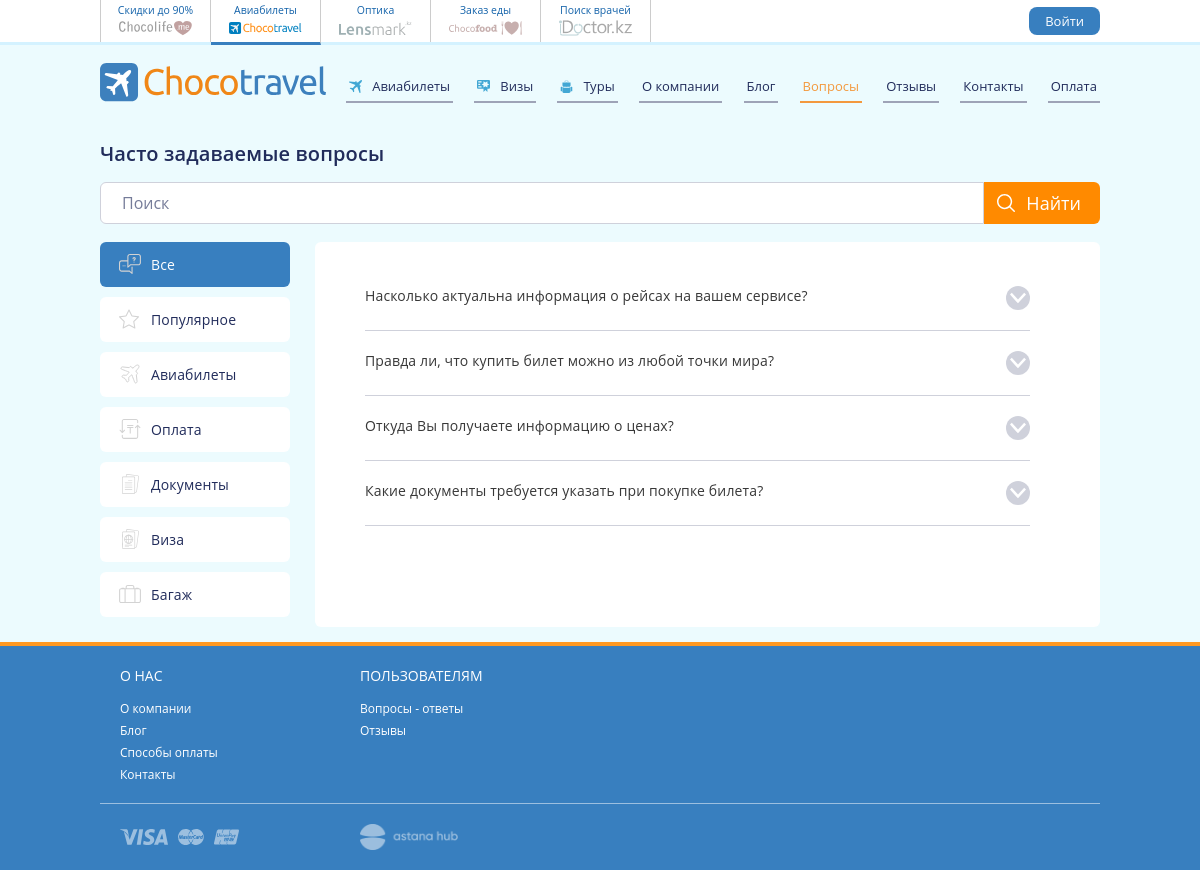
The app's page /faq.php with its own data.
### tables this page shows
CREATE TABLE `faq` (
  `id` int(11) NOT NULL,
  `question` text NOT NULL,
  `answer` text NOT NULL,
  `tag_id` int(11) NOT NULL
);

### faq.php (the view, shortened to what this page needs)
<?php
function createAccordion($question, $answer, $tag_name) {
    echo "<div class='accordion $tag_name'>
        <div class='accordion__header'>
            <div class='accordion__header_title'>$question</div>
            <img class='accordion__header_btn' src='images/utils/accordion_arrow.svg' alt='Arrow image'>
        </div>
        <div class='accordion__body'>$answer</div>
    </div>";
}
?>
<!DOCTYPE html>
<html lang="en">
<head>
    <link rel="stylesheet" href="styles/global.css">
    <link rel="stylesheet" href="styles/faq.css">
</head>
<body>
    <header class="header">
        <div class="header__inner">
            <div class="header__companies">
                <a class="company" target="_blank" rel="nofollow" href="https://chocolife.me/?utm_source=chocotravel.com&utm_medium=plashka">
                    <div class="company_container">
                        <div class="company__title">Скидки до 90%</div>
                        <img class="company__image" src="images/site/chocolife.svg" alt="Chocolife logo">
                    </div>
                </a>
                <div class="company header__company--active" rel="nofollow" href="">
                    <div class="company_container">
                        <div class="company__title">Авиабилеты</div>
                        <img class="company__image" src="images/site/chocotravel-small.svg" alt="Chocotavel logo" style="opacity: 1; filter: none">
                    </div>
                </div>
                <a class="company" target="_blank" rel="nofollow" href="http://lensmark.kz/?utm_source=chocotravel.com&utm_medium=plashka">
                    <div class="company_container">
                        <div class="company__title">Оптика</div>
                        <img class="company__image" src="images/site/lensmark.svg" alt="Lensmark logo">
                    </div>
                </a>
                <a class="company" target="_blank" rel="nofollow" href="http://chocofood.kz/?utm_source=chocotravel.com&utm_medium=plashka">
                    <div class="company_container">
                        <div class="company__title">Заказ еды</div>
                        <img class="company__image" src="images/site/chocofood.svg" alt="Chocofood logo">
                    </div>
                </a>
                <a class="company" target="_blank" rel="nofollow" href="http://idoctor.kz/?utm_source=chocotravel&utm_medium=plashka">
                    <div class="company_container">
                        <div class="company__title">Поиск врачей</div>
                        <img class="company__image" src="images/site/idoctor.svg" alt="Idoctor logo">
                    </div>
                </a>
            </div>
            <?php include('php/shayakhmet/login_header.php');?>
        </div>
    </header>
    <div class="wrapper">
        <nav class="nav">
            <div class="nav__logo">
                <img src="images/site/chocotravel-logo.svg" alt="Chocotravel logo">
            </div>
            <div class="nav__links">
                <a class="nav__link" href="index.php">
                    <img class="nav__link_image" src="images/site/icons/plane.svg" alt="Plane">
                    <span class="nav__link_title">Авиабилеты</span>
                </a>
                <a class="nav__link" href="visa.php">
                    <img class="nav__link_image" src="images/site/icons/visa.svg" alt="Visa">
                    <span class="nav__link_title">Визы</span>
                </a>
                <a class="nav__link" href="tours.php">
                    <img class="nav__link_image" src="images/site/icons/tours.svg" alt="Tours">
                    <span class="nav__link_title">Туры</span>
                </a>
                <a class="nav__link" href="about.php">
                    <span class="nav__link_title">О компании</span>
                </a>
                <a class="nav__link" href="articles.php">
                    <span class="nav__link_title">Блог</span>
                </a>
                <a class="nav__link nav__link--active" href="faq.php">
                    <span class="nav__link_title">Вопросы</span>
                </a>
                <a class="nav__link" href="feedback.php">
                    <span class="nav__link_title">Отзывы</span>
                </a>
                <a class="nav__link" href="contacts.php">
                    <span class="nav__link_title">Контакты</span>
                </a>
                <a class="nav__link" href="payments.php">
                    <span class="nav__link_title">Оплата</span>
                </a>
            </div>
        </nav>
        <section class="faq">
            <div class="title">Часто задаваемые вопросы</div>
            <form class="faq__search_form" action="" method="post">
                <input type="text" name="text" id="form_text" placeholder="Поиск">
                <div class="submit_input">
                    <img class="submit_input__image" src="images/utils/magnifier.svg" alt="Magnifier">
                    <input class="submit_input__btn" type="submit" value="Найти">
                </div>
            </form>
            <div class="faq__content">
                <div class="tags">
                    <div class="tag tag--active">
                        <img class="tag__image" src="images/faq/all.svg" alt="Tag image">
                        <span class="tag__title">Все</span>
                    </div>
                    <div class="tag">
                        <img class="tag__image" src="images/faq/popular.svg" alt="Tag image">
                        <span class="tag__title">Популярное</span>
                    </div>
                    <div class="tag">
                        <img class="tag__image" src="images/faq/plane.svg" alt="Tag image">
                        <span class="tag__title">Авиабилеты</span>
                    </div>
                    <div class="tag">
                        <img class="tag__image" src="images/faq/payment.svg" alt="Tag image">
                        <span class="tag__title">Оплата</span>
                    </div>
                    <div class="tag">
                        <img class="tag__image" src="images/faq/documents.svg" alt="Tag image">
                        <span class="tag__title">Документы</span>
                    </div>
                    <div class="tag">
                        <img class="tag__image" src="images/faq/visa.svg" alt="Tag image">
                        <span class="tag__title">Виза</span>
                    </div>
                    <div class="tag">
                        <img class="tag__image" src="images/faq/baggage.svg" alt="Tag image">
                        <span class="tag__title">Багаж</span>
                    </div>
                </div>
                <div class="questions">
                    <?php
                        require_once "db.php";
                        $sql = "SELECT * FROM faq LEFT JOIN tags ON faq.tag_id = tags.id";
                        $result = $conn->query($sql);
                        foreach($result as $key => $row) {
                            createAccordion($row['question'], $row['answer'], $row['name']);
                        }
                    ?>
                </div>
            </div>
        </section>
    </div>
    <footer>
        <div class="wrapper">
            <div class="footer__row">
                <div class="footer__column">
                    <div class="footer__column_title">О нас</div>
                    <a href="about.html">О компании</a>
                    <a href="articles.html">Блог</a>
                    <a href="payments.html">Способы оплаты</a>
                    <a href="contacts.html">Контакты</a>
                </div>
                <div class="footer__column">
                    <div class="footer__column_title">Пользователям</div>
                    <a href="faq.html">Вопросы - ответы</a>
                    <a href="feedback.html">Отзывы</a>
                </div>
            </div>
            <div class="footer__row">
                <div class="footer__column footer__icons">
                    <img src="images/site/icons/visa-pay-logo.svg" alt="Visa pay">
                    <img src="images/site/icons/master-card.svg" alt="Mastercard">
                    <img src="images/site/icons/union-pay.svg" alt="Union pay">
                </div>
                <div class="footer__column footer__icons">
                    <img src="images/site/icons/astana-hub.png" alt="Visa pay" style="height: 26px;">
                </div>
            </div>
        </div>
    </footer>
</body>
</html>

### styles/global.css (style rules this page uses)
body { background-color: #ecfbfe; font-family: 'Open Sans', Arial, sans-serif; color: #212c5b; margin: 0; padding: 0; }
a, a:visited { color: inherit; }
.wrapper { max-width: 1000px; margin: 0 auto; }
.title { font-size: 20px; padding: 15px 0; text-align: center; border-top: 1px solid #9ea3b7; border-bottom: 1px solid #9ea3b7; font-weight: 600; margin: 0; }
.header { background: #fff; height: 42px; border-bottom: 3px solid #d4f2ff; font-size: 14px; box-sizing: content-box; }
.header__inner { height: inherit; max-width: 1000px; margin: 0 auto; position: relative; display: flex; align-items: center; justify-content: space-between; }
.header__companies { display: flex; height: inherit; }
.company { text-align: center; height: inherit; width: 109px; border-right: 1px solid #ccc; display: block; text-decoration: none; }
.company_container { display: flex; flex-direction: column; align-items: center; justify-content: center; height: inherit; width: 109px; }
.header__company--active { opacity: 1; filter: none; border-bottom: 3px solid #387fbf; }
.company:first-child { border-left: 1px solid #ccc; }
.company__title { color: #1463aa; font-size: 10.5px; }
.company__image { opacity: 0.5; filter: grayscale(70%); width: 73px; height: 22px; }
.nav { padding: 18px 0; display: flex; width: 100%; align-items: center; justify-content: space-between; }
.nav__logo { width: 240px; }
.nav__logo img { width: 100%; height: auto; }
.nav__links { width: 800px; margin-left: 20px; margin-top: 5px; display: flex; align-items: flex-end; justify-content: space-between; }
.nav__link { display: flex; justify-content: center; align-items: center; font-size: 13px; text-decoration: none; padding: 0 3px; line-height: 29px; border-bottom: 2px solid #9ea3b7; gap: 10px; }
.nav__link_image { width: 13px; flex-shrink: 0; }
.nav__link_title { color: inherit; position: relative; }
.nav__link--active { color: #f3993e; border-color: #f3993e; }
footer { width: 100%; margin: auto; background-color: #387fbf; border-top: 4px solid #fe9922; padding-bottom: 20px; }
.footer__row { max-width: 1000px; display: flex; justify-content: flex-start; margin: auto; padding: 20px 20px 0; }
.footer__row:last-child { border-top: 1px solid hsla(0, 0%, 100%, 0.5); margin-top: 15px; }
.footer__column { width: 25%; color: #fff; }
.footer__column_title { font-size: 14px; text-transform: uppercase; padding-bottom: 15px; }
.footer__column a { padding-bottom: 5px; text-decoration: none; color: #fff; font-size: 12px; display: block; }
.footer__icons { display: flex; justify-content: flex-start; align-items: center; gap: 10px; }
.footer__icons img { width: auto; height: 16px; }
img { margin: 0; padding: 0; border: 0; }
input { font-family: Open Sans, Arial, sans-serif; font-family: var(--font-family); }
input[type='text'] { -webkit-appearance: none; -moz-appearance: none; -ms-appearance: none; -o-appearance: none; appearance: none; }
a { color: #212c5b; }

### records on screen
faq: question "Насколько актуальна информация о рейсах на вашем сервисе?"
faq: question "Правда ли, что купить билет можно из любой точки мира?"
faq: question "Откуда Вы получаете информацию о ценах?"
faq: question "Какие документы требуется указать при покупке билета?"
